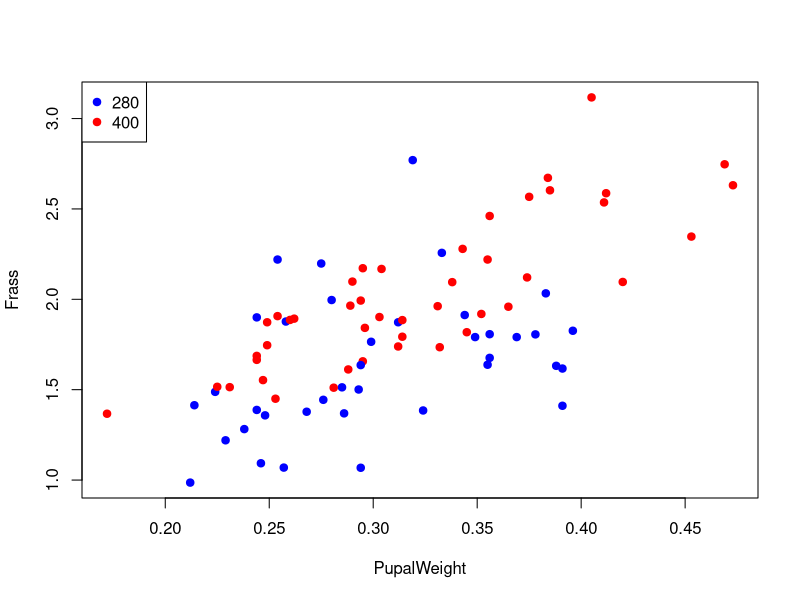
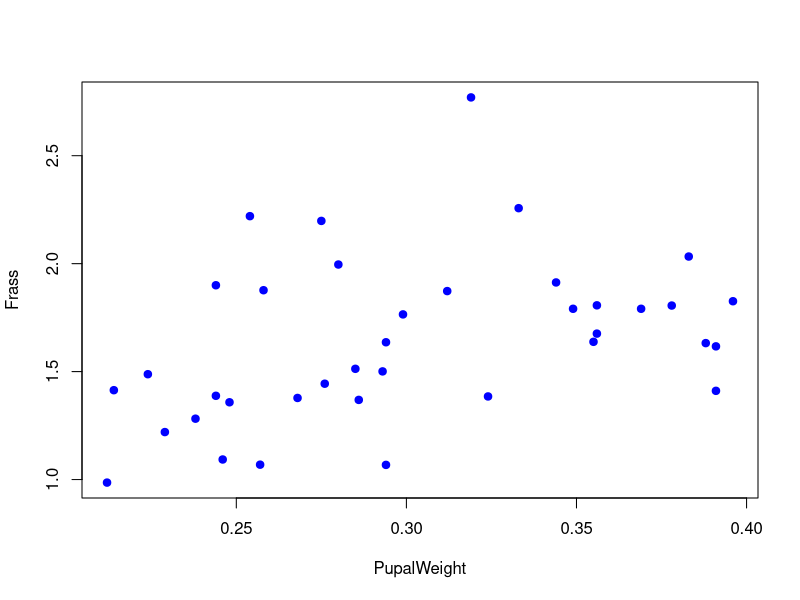
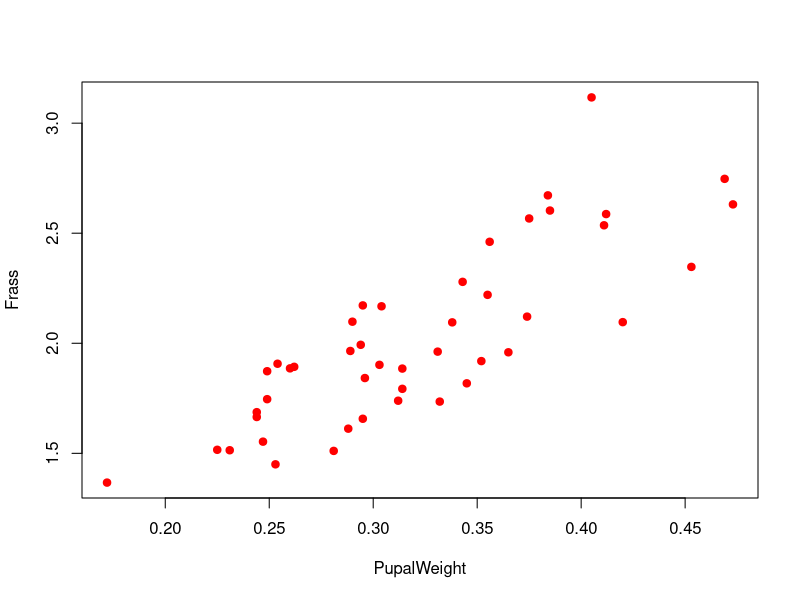
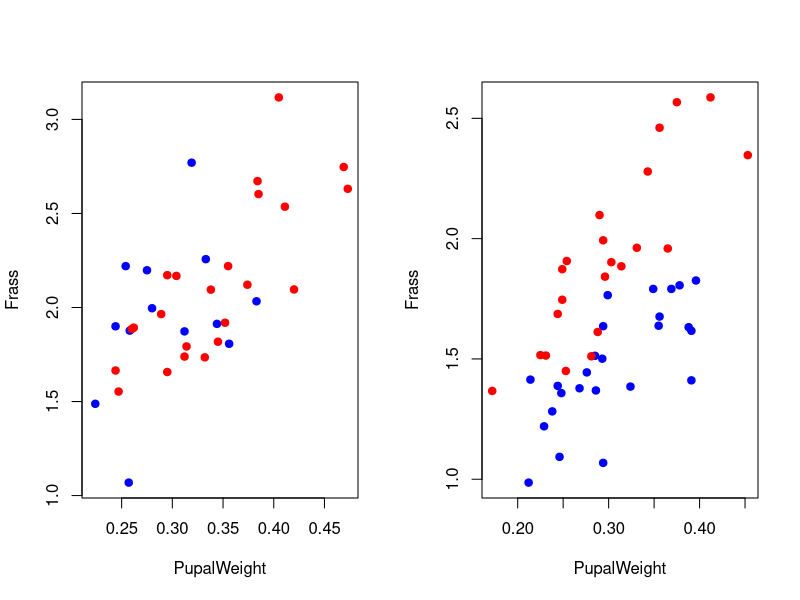
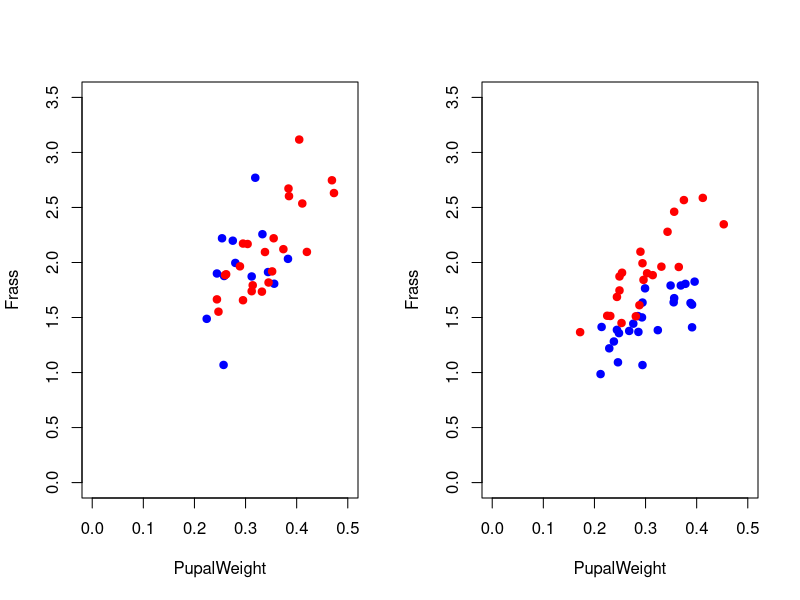
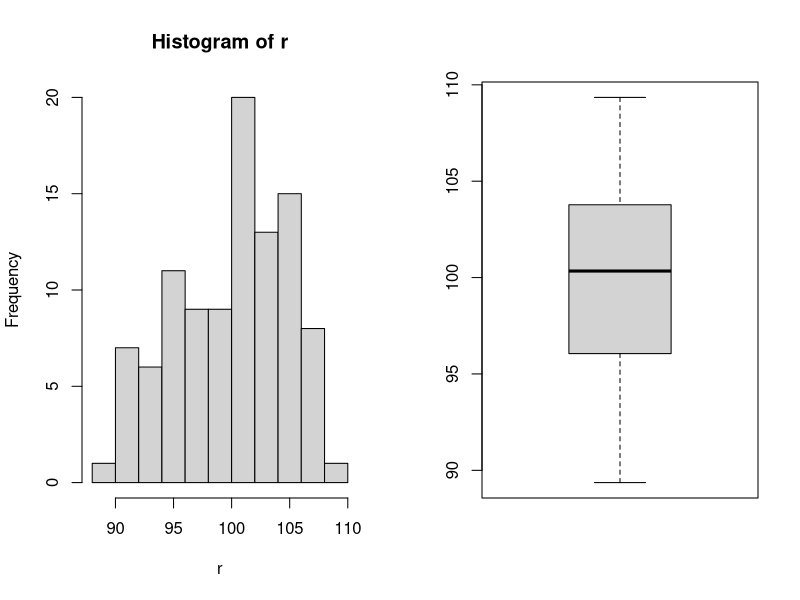
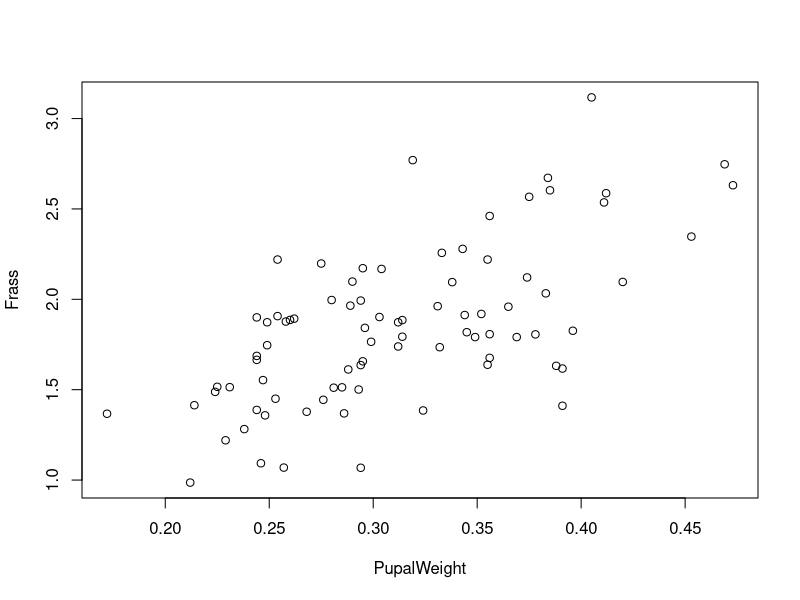
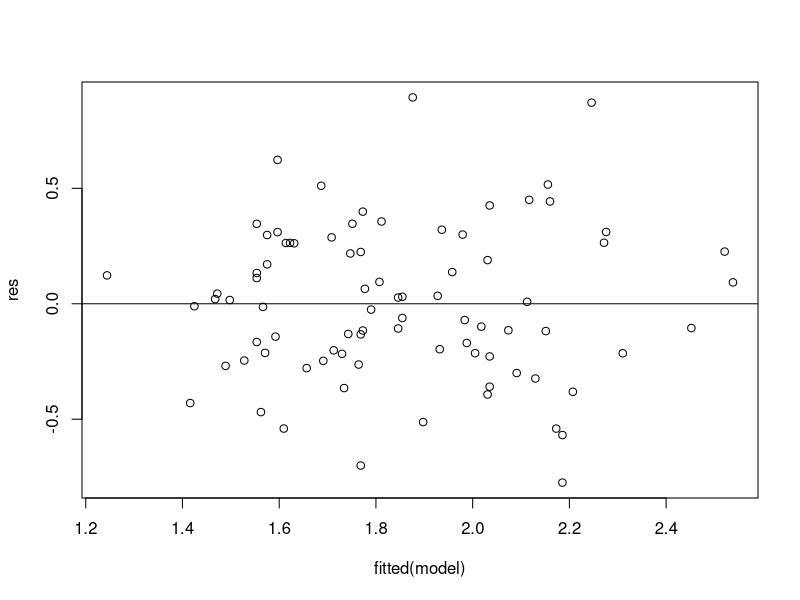

The R script that drew these images, in order:
# Find all the files on 
# https://github.com/Abhijit25Mishra/R-Lab--ICS-321-
# https://rpubs.com/Panda_250
print("Abhijit Mishra")

# setting the working directory to use the csv file
print(getwd())
setwd("C:/Users/ASUS/OneDrive/Desktop/Study-Material/IIIT-Kottayam/SEM-6/Data warehousing and mining ICS 321/Lab/Lab-3")

# reading the csv file
pupae <- read.csv("pupae.csv")

# Visualizing data

# Convert ’CO2_treatment’ to a factor. Inspect the̥
# levels of this factor variable.
print(pupae)
pupae$CO2_treatment <- as.factor(pupae$CO2_treatment)
levels(pupae$CO2_treatment)

# Make a scatter plot of Frass vs. PupalWeight, with blue solid circles
# for a CO2 concentration of 280ppm and red for 400ppm. Also add a legend.

palette(c("blue", "red"))
plot(Frass ~ PupalWeight, col = CO2_treatment, data = pupae, pch = 19)
legend("topleft", levels(pupae$CO2_treatment), col = palette(), pch = 19)

# The problem with the above figure is that data for both temperature
# treatments is combined. Make two plots (either in a PDF, or two plots
# side by side), one with the ’ambient’ temperature treatment, one with’elevated’.

# Solution 1: separate windows windows()
plot(Frass ~ PupalWeight, col = CO2_treatment, data = subset(pupae, CO2_treatment =="280"), pch = 19)
plot(Frass ~ PupalWeight, col = CO2_treatment, data = subset(pupae, CO2_treatment =="400"), pch = 19)

# solution 2: side by side
par(mfrow = c(1, 2))
plot(Frass ~ PupalWeight, col = CO2_treatment, data = subset(pupae, T_treatment =="ambient"), pch = 19)
plot(Frass ~ PupalWeight, col = CO2_treatment, data = subset(pupae, T_treatment =="elevated"), pch = 19)

# in the above plot, make sure that the X and Y axis ranges are the same
# for both plots. Hint: use xlim and ylim

par(mfrow = c(1, 2))
plot(Frass ~ PupalWeight, col = CO2_treatment, data = subset(pupae, T_treatment =="ambient"), xlim = c(0, 0.5), ylim = c(0, 3.5), pch = 19)
plot(Frass ~ PupalWeight, col = CO2_treatment, data = subset(pupae, T_treatment =="elevated"), xlim = c(0, 0.5), ylim = c(0, 3.5), pch = 19)

# Statistics

# dbinom finds the probability of 'x' occurrences (0 in this case) when we
# repeat N ('size') events (here, 10), each with probability 'prob' (here, 0.5).

# When tossing a fair coin 10 times, find the probability of seeing no heads
dbinom(x = 0, size = 10, prob = 0.5)
# Find the probability of seeing exactly 5 heads.
dbinom(x = 5, size = 10, prob = 0.5)

# Simulate a sample of 100 random data points from a normal
# distribution with mean 100 and standard deviation 5, and store the
# result in a vector.
r <- rnorm(100, mean = 100, sd = 5)

# Plot a histogram and a boxplot of the vector 
par(mfrow=c(1,2))
hist(r)
boxplot(r)

# Calculate the sample mean, standard deviation, median, Interquartile range
mean(r)
sd(r)
median(r)
IQR(r)

# test the hypothesis that the mean = 100 and mean = 90 using 
# t-test and wilcox-test
t.test(r,mu=100)
t.test(r,mu=90)
wilcox.test(r,mu=100)
wilcox.test(r,mu=90)

# Simple linear regression
# Perform a simple linear regression of Frass on PupalWeight

# Plots of the data
par(mfrow = c(1,1))
plot(Frass ~ PupalWeight,data = pupae)

# Summary of the model
model <- lm(Frass ~ PupalWeight, data = pupae)
summary(model)
# Diagnostic plots

# getting a list of residuals 
res <- resid(model)

# produce residual vs. fitted plot 
plot(fitted(model), res)
abline(0,0)

# create Q-Q plot for residuals
qqnorm(res)
# add a straight diagonal line to the plot
qqline(res) 








